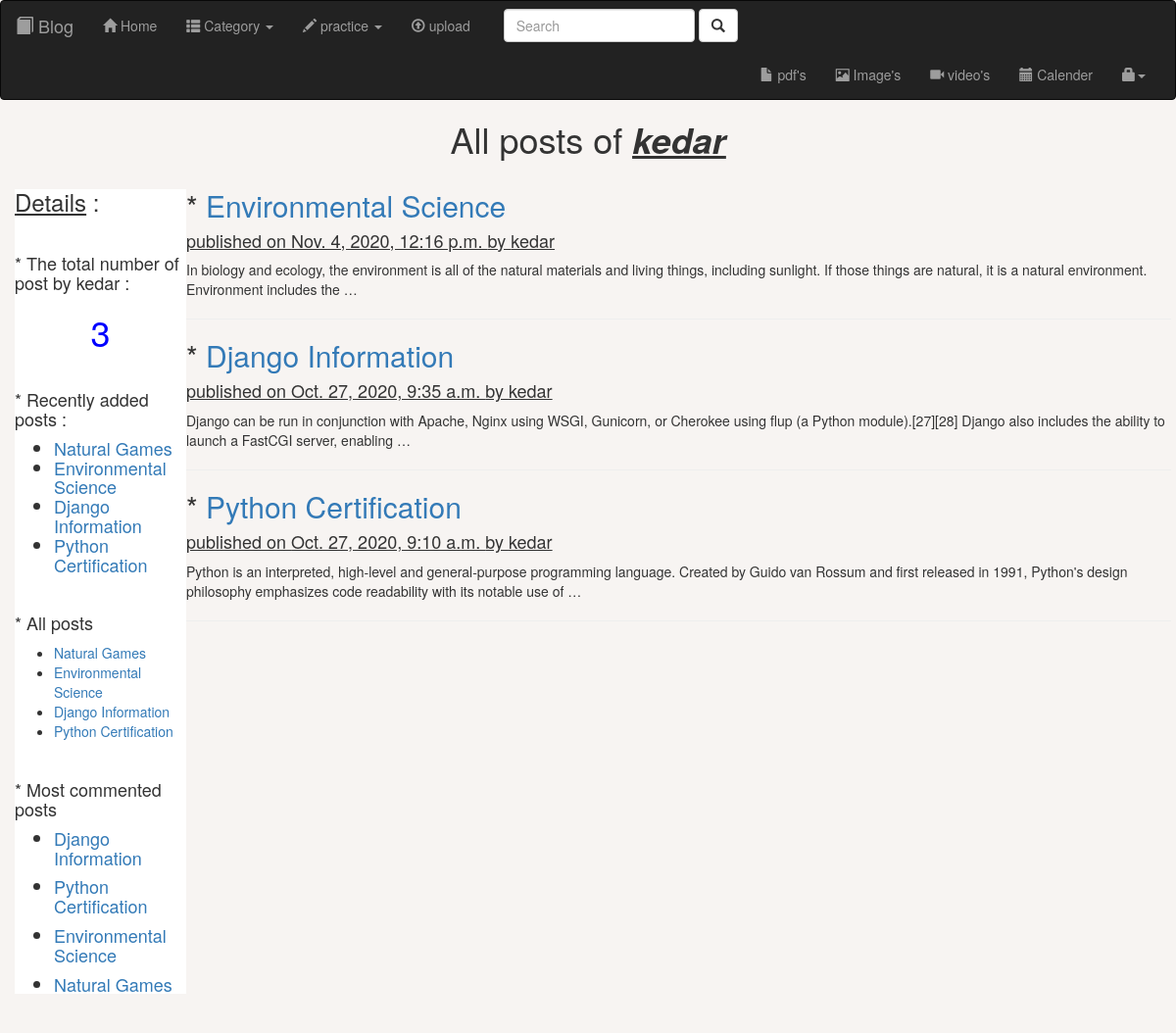
/1/get-users-post/, run on the app's committed database.
### testapp/models.py (models this page shows, shortened)
class Post(models.Model):
		STATUS_CHOICES = (('draft','Draft'),('published','Published'))
		title = models.CharField(max_length = 256)
		slug = models.SlugField(max_length = 264,unique_for_date='publish')
		author = models.ForeignKey(User,related_name = 'blog_posts',on_delete = models.CASCADE)
		body = models.TextField()
		image = models.ImageField(upload_to='images',null=True,default='No image')
		notesfiles = models.FileField(null=True,default='no pdf')
		publish = models.DateTimeField(default = timezone.now)
		created = models.DateTimeField(auto_now_add = True)
		updated = models.DateTimeField(auto_now = True)
		status = models.CharField(max_length = 10,choices = STATUS_CHOICES ,default = 'draft')
		objects = CustomManager()
		class Meta:
			ordering = ('-publish',)
		def get_absolute_url(self):
			return reverse('post_detail',args=[self.publish.year,self.publish.strftime('%m'),self.publish.strftime('%d'),self.slug])

### testapp/views.py (the view)
# urls.py: url(r'^(?P<id>\d+)/get-users-post/$', views.get_particular_view),
def get_particular_view(request,id):
	post=get_object_or_404(Post,id=id)
	allposts = Post.objects.filter(author = post.author)
	total  = Post.objects.filter(author = post.author).count()
	return render(request,'testapp/particularuser.html',{'post':post,'allposts':allposts,'total':total})

### testapp/models.py (called while the page is built)
	def get_queryset(self):
		return super().get_queryset().filter(status='published')

### testapp/templatetags/blog_tags.py (called while the page is built)
@register.inclusion_tag('testapp/latest123.html')
def show_latest_posts():
	latest_post = Post.objects.order_by('-publish')[:10]
	return {'latest_posts':latest_post}

@register.inclusion_tag('testapp/latest123.html')
def show_all_posts():
	latest_post=Post.objects.order_by('-publish')
	return {'latest_posts':latest_post}

@register.simple_tag
def get_most_commented_posts(count=5):
	return Post.objects.annotate(total_comments=Count('comments')).order_by('-total_comments')[:count]

### templates/testapp/particularuser.html (shortened to what this page needs)
<!DOCTYPE html>
{%extends 'testapp/base.html'%}
{%load blog_tags%}
{%block image%}
	<h1 align="center"> All posts of <u> <strong><em><u>{{post.author}}</u></em></strong></u></h1>
	   <div class="row mt-3">
  	<div class="col-md-2" style="bacckground-color:white;padding:0 0 0 30px;
		height:100%;">
  		<div class="list-group" style="background-color:white;">
		<h3><u>Details</u> :</h3><br>
		<h4>* The total number of post by {{post.author}} :  </h4>
	<h1 align="center" style="color:blue">{{total}}</h1><br>
	<h4>* Recently added posts : </h4>
	<h4>{%show_latest_posts%}</h4><br>
	<h4>* All posts </h4>
	<a class="dropdown-item" href="#">{%show_all_posts%}</a><br>
	<h4>* Most commented posts</h4>
	{%get_most_commented_posts as most_commented_posts%}
	<ul>
		{%for post in most_commented_posts%}
			<h4><li><a href="{{post.get_absolute_url}}">{{post.title}}</a></li></h4>
		{%endfor%}
	</ul>
  	</div>
  	</div>
	{%for i in allposts%}
		<div style="margin:10px;padding-right:10px;padding-left:10px;">
			<h2>* <a href="{{i.get_absolute_url}}">{{i.title}}</a></h2>
		<h4><u><p id='date'> published on {{i.publish}} by {{i.author}}</p></u></h4>
		{{i.body | truncatewords:30 |linebreaks}}
		<hr>
		</div>
	{%endfor%}
{%endblock%}

### templates/testapp/latest123.html (shortened to what this page needs)
<ul>
{%for post in latest_posts%}
<li><a href="{{post.get_absolute_url}}">{{post.title}}</li></a>
{%endfor%}
</ul>

### templates/testapp/base.html (style rules this page uses)
body { background-color:#f7f4f2; }

### data on the page
Post: author "kedar", title "Python Certification", publish "Oct. 27, 2020, 9:10 a.m.", body "Python is an interpreted, high-level and general-purpose programming language. Created by Guido van Rossum and first released in 1991, Python's design philosophy emphasizes code readability with its notable use of …"
Post: title "Natural Games"
Post: title "Environmental Science", publish "Nov. 4, 2020, 12:16 p.m.", author "kedar", body "In biology and ecology, the environment is all of the natural materials and living things, including sunlight. If those things are natural, it is a natural environment. Environment includes the …"
Post: title "Django Information", publish "Oct. 27, 2020, 9:35 a.m.", author "kedar", body "Django can be run in conjunction with Apache, Nginx using WSGI, Gunicorn, or Cherokee using flup (a Python module).[27][28] Django also includes the ability to launch a FastCGI server, enabling …"

### other printed values
{{ total }} "3"
